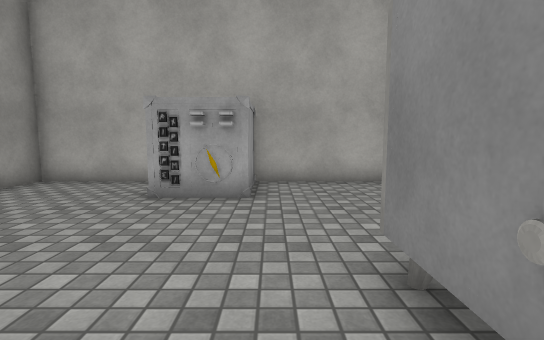
view 1 (above)

16 first-person views from a walk through a scene from a Unity 3-D project. The camera is 1.2 m above the floor, tilts 6° down and sees 85° across. The floor is counted in squares, 1 m on a side. Each view is taken from the middle of a square. On the plan, view 1 faces up. The plan holds only what a view shows up to about 13 squares ahead; the rest is blank. The place goes on beyond the plan. The player character is not drawn. Some surface patterns are stand-ins.

view 2
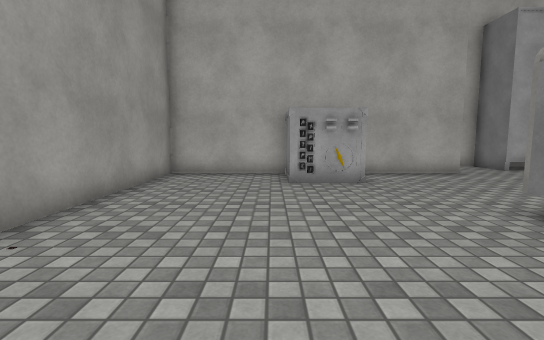

view 3
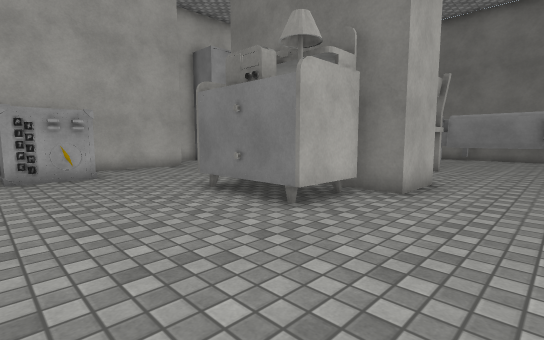

view 4
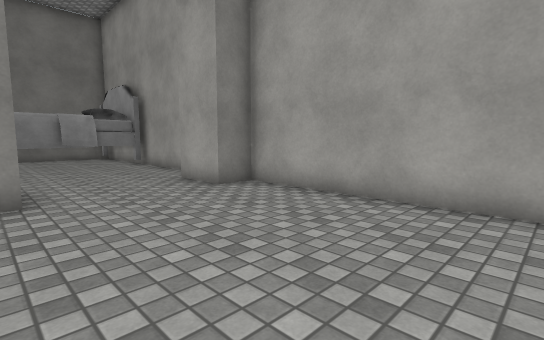

view 5
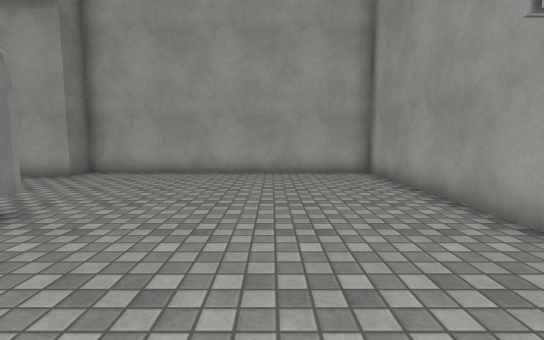

view 6
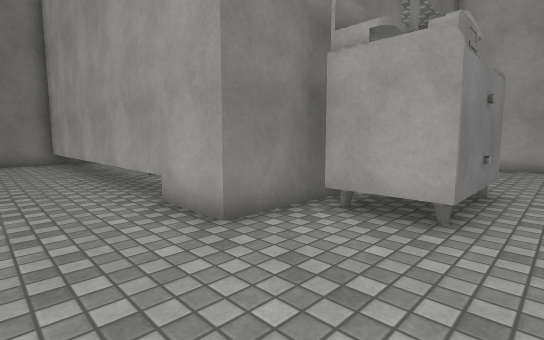

view 7
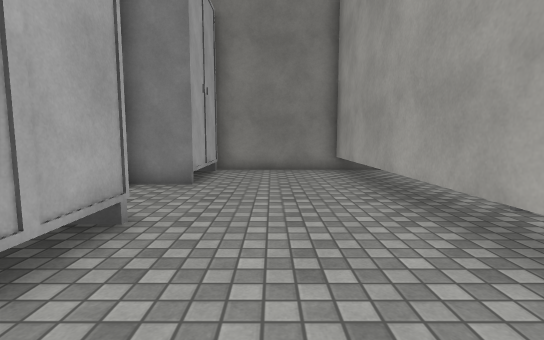

view 8
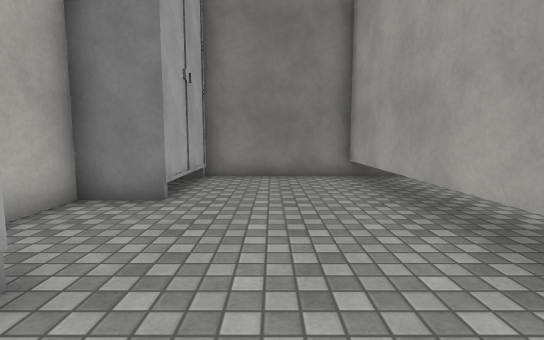

view 9
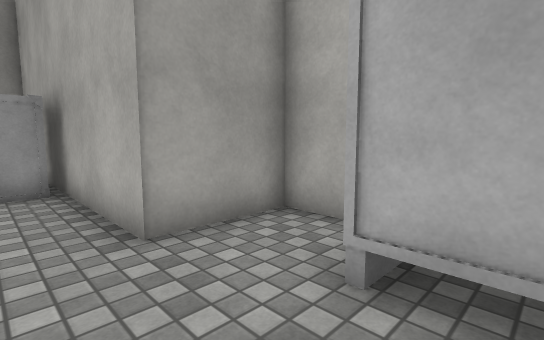

view 10
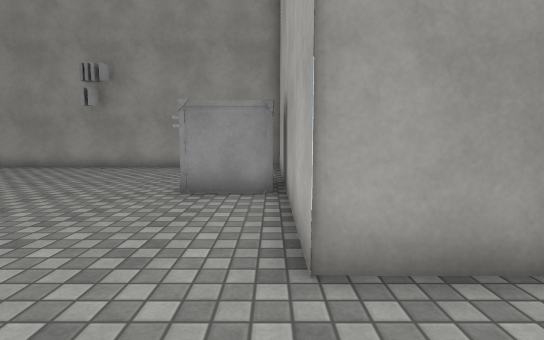

view 11
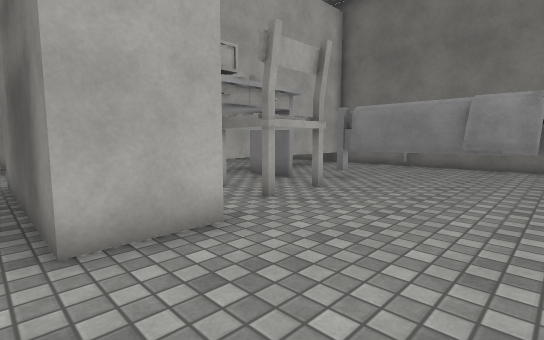

view 12
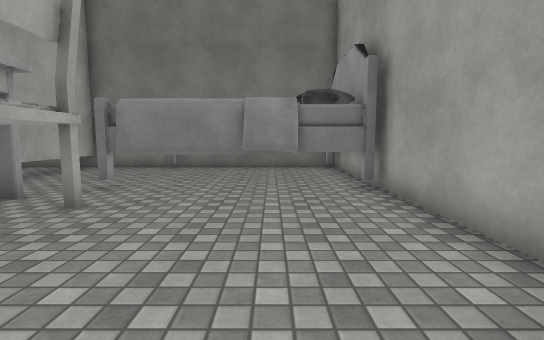

view 13
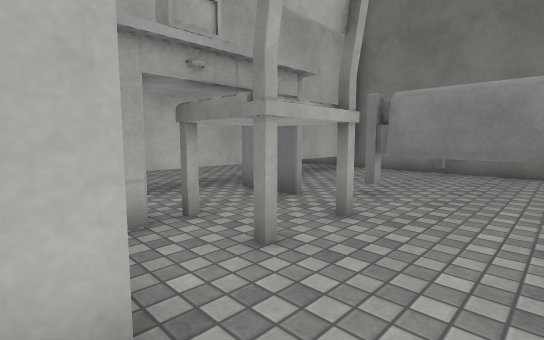

view 14
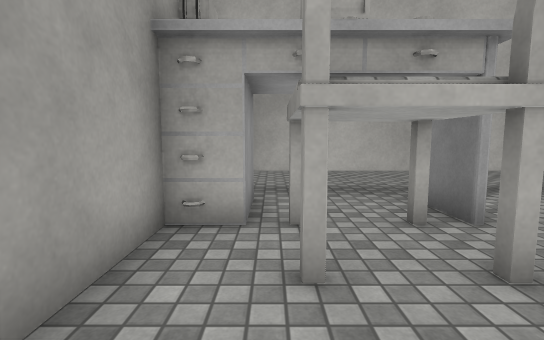

view 15
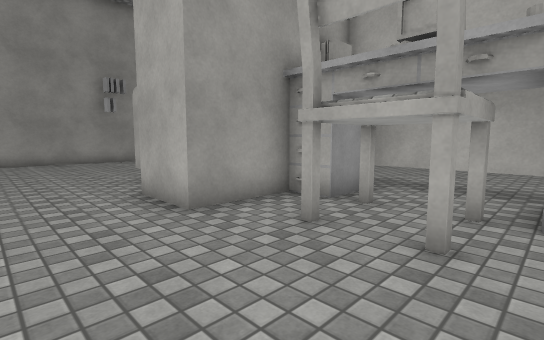

view 16
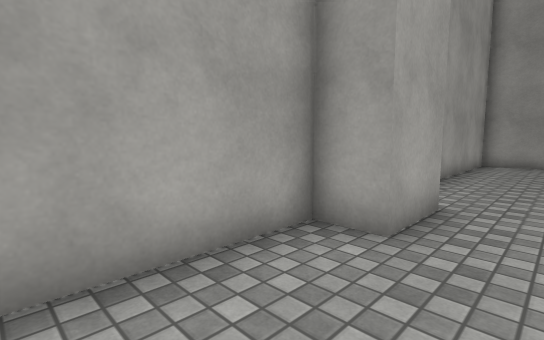

### Floor plan
Key: @ floor where view 1 was taken; # wall or solid block; . floor; T thing the floor can be seen under or through; O other object.
Columns run from 7 left of view 1 to 17 right of it. Each row starts with its distance up from view 1.
 11           ####    ###
 10           #..O  O...O  O
  9 #####  ####..OOOO...OOOO#
  8 #....OO.................#
  7 #....OO.................#
  6 #....OO.................#
  5 #.......................#
  4 #..........#TTTTTTTTTTT##
  3 #..........# OO  O     ##
  2 #.......OOO# OO..O.....#
  1 #.......OOO##OOOOO..... #
  0 #......@OOO##.OOO.O    O#
 -1 #..........##.....O.... #
 -2 #.................O.... #
 -3 #.................O.... #
 -4 #.................O.... #
 -5 #.................O OO  #
 -6 #..........##.....OOOOOO#
 -7 #########################

Where each view was taken, in squares from view 1:
view 1: 0 up, 0 right, facing up
view 2: 2 down, 3 left, facing up
view 3: 4 down, 3 left, facing up-right
view 4: 1 down, 3 left, facing down-right
view 5: 4 up, 3 left, facing down
view 6: 7 up, 0 right, facing down-right
view 7: 7 up, 5 right, facing right
view 8: 7 up, 7 right, facing right
view 9: 7 up, 7 right, facing up-left
view 10: 8 up, 6 right, facing left
view 11: 5 down, 3 right, facing up-right
view 12: 4 down, 4 right, facing right
view 13: 3 down, 5 right, facing up-right
view 14: 3 down, 7 right, facing up
view 15: 4 down, 10 right, facing up-left
view 16: 4 down, 9 right, facing down-left
